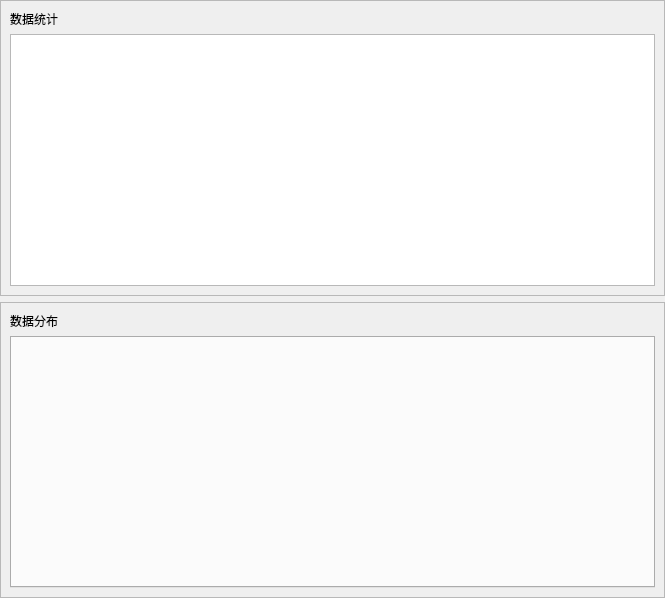
<?xml version="1.0" encoding="UTF-8"?>
<ui version="4.0">
    <class>Form</class>
    <widget class="QWidget" name="Form">
        <property name="geometry">
            <rect>
                <x>0</x>
                <y>0</y>
                <width>665</width>
                <height>598</height>
            </rect>
        </property>
        <property name="windowTitle">
            <string>元数据</string>
        </property>
        <layout class="QVBoxLayout" name="verticalLayout">
            <property name="leftMargin">
                <number>0</number>
            </property>
            <property name="topMargin">
                <number>0</number>
            </property>
            <property name="rightMargin">
                <number>0</number>
            </property>
            <property name="bottomMargin">
                <number>0</number>
            </property>
            <item>
                <widget class="QFrame" name="frame">
                    <property name="frameShape">
                        <enum>QFrame::StyledPanel</enum>
                    </property>
                    <property name="frameShadow">
                        <enum>QFrame::Raised</enum>
                    </property>
                    <layout class="QVBoxLayout" name="verticalLayout_2">
                        <item>
                            <widget class="QLabel" name="label">
                                <property name="text">
                                    <string>数据统计</string>
                                </property>
                            </widget>
                        </item>
                        <item>
                            <widget class="QTableView" name="tableView"/>
                        </item>
                    </layout>
                </widget>
            </item>
            <item>
                <widget class="QFrame" name="frame_2">
                    <property name="frameShape">
                        <enum>QFrame::StyledPanel</enum>
                    </property>
                    <property name="frameShadow">
                        <enum>QFrame::Raised</enum>
                    </property>
                    <layout class="QVBoxLayout" name="verticalLayout_3">
                        <item>
                            <widget class="QLabel" name="label_2">
                                <property name="text">
                                    <string>数据分布</string>
                                </property>
                            </widget>
                        </item>
                        <item>
                            <widget class="QTabWidget" name="tabWidget"/>
                        </item>
                    </layout>
                </widget>
            </item>
        </layout>
    </widget>
    <resources/>
    <connections/>
</ui>
